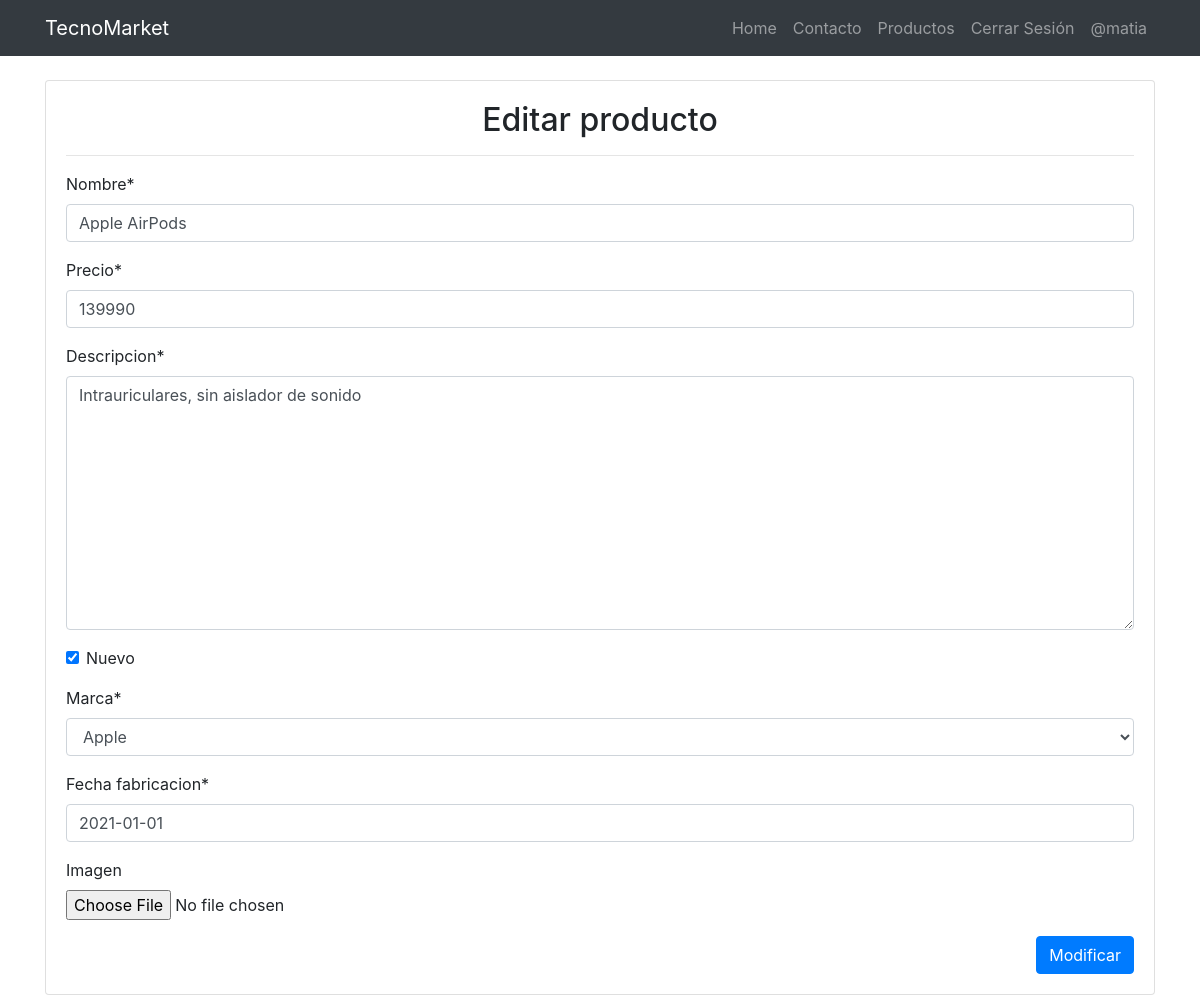
The app's page /modificar/14/ (signed in), older data.
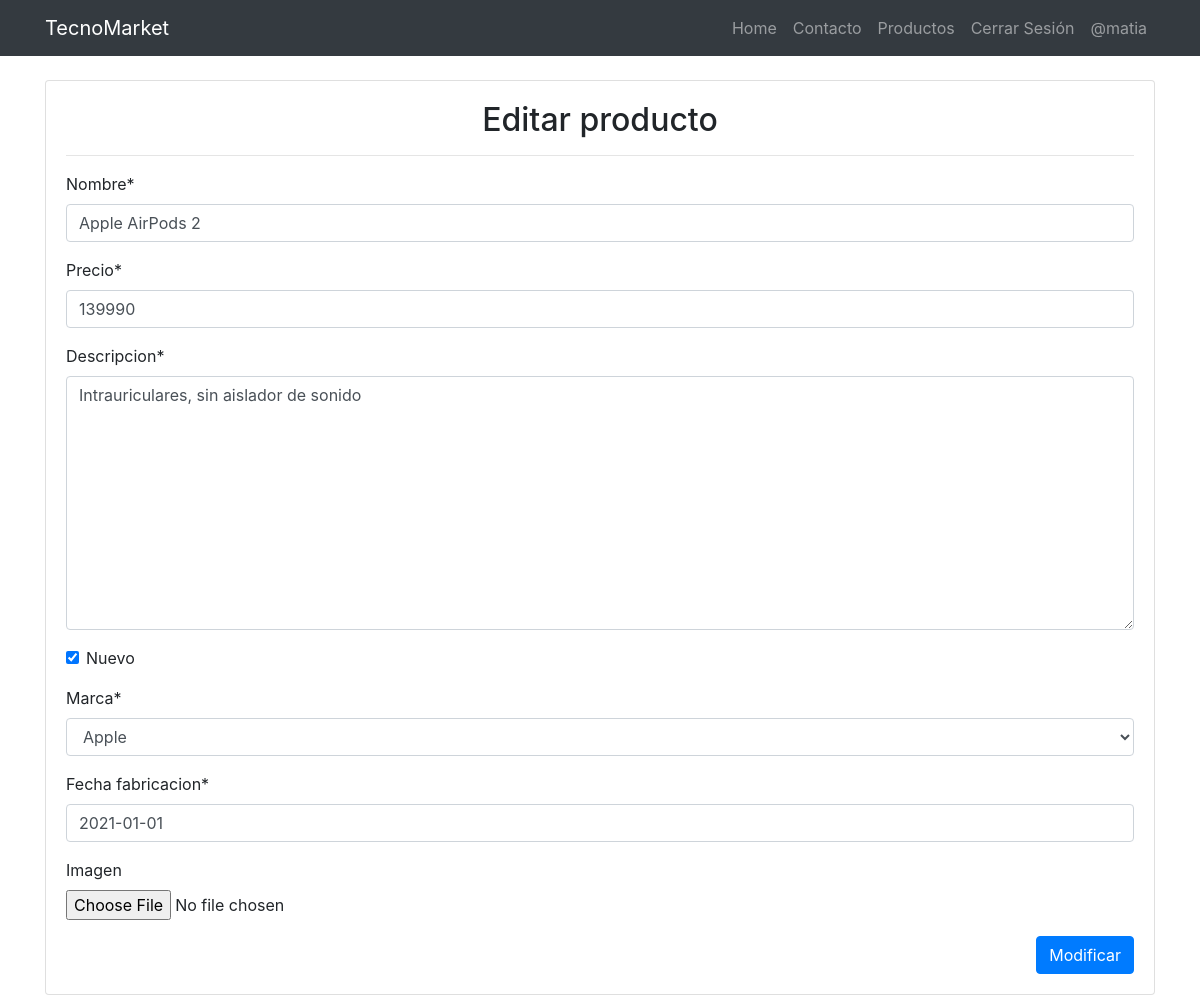
The same page, newer data.
### app/models.py (models this page shows, shortened)
class Producto(models.Model):
    nombre = models.CharField(max_length=200)
    precio = models.IntegerField()
    descripcion = models.TextField()
    nuevo = models.BooleanField()
    marca = models.ForeignKey(Marca, on_delete=models.PROTECT)
    fecha_fabricacion = models.DateField()

class Marca(models.Model):
    nombre = models.CharField(max_length=200)
    def __str__(self):
        return self.nombre

### app/views.py (the view, shortened to what this page needs)
# urls.py: path('modificar/<id>/', modificar, name="modificar"),
@permission_required('app.change_producto')
def modificar(request, id):
    producto = get_object_or_404(Producto, id=id)
    data = {
        'form': ProductoForm(instance=producto)
    }
    return render(request, 'app/producto/modificar.html', data)

### app/forms.py (shortened to what this page needs)
class ProductoForm(forms.ModelForm):
    imagen = forms.ImageField(required=False, validators=[MaxSizeFileValidator(max_file_size=2)])
    nombre = forms.CharField(min_length=3, max_length=50)
    precio = forms.IntegerField(min_value=1, max_value=1500000)
    fecha_fabricacion = forms.DateField(required=True)
    class Meta:
        model = Producto
        fields = '__all__'
        """
        widgets= {
            "fecha_fabricacion": forms.DateField()
        }
        """

### app/templates/app/producto/modificar.html (shortened to what this page needs)
{% extends 'app/navbar.html' %}
{% block contenido %}
{% load crispy_forms_tags %}
<br>
<div class="container">
    <div class="card">
        <div class="card-body">
            <h2 class="text-center">Editar producto</h2>
            <hr>
            <form action="" method="POST" enctype="multipart/form-data">
                {{ form | crispy }}
                <div class="d-flex justify-content-end">
                    <input type="submit" value="Modificar" class="btn btn-primary">
                </div>
            </form>
        </div>
    </div>
</div>
{% endblock %}

Row changes from the older to the newer data that the page shows:
changed Producto "Intrauriculares, sin aislador de sonido": nombre "Apple AirPods" → "Apple AirPods 2"
